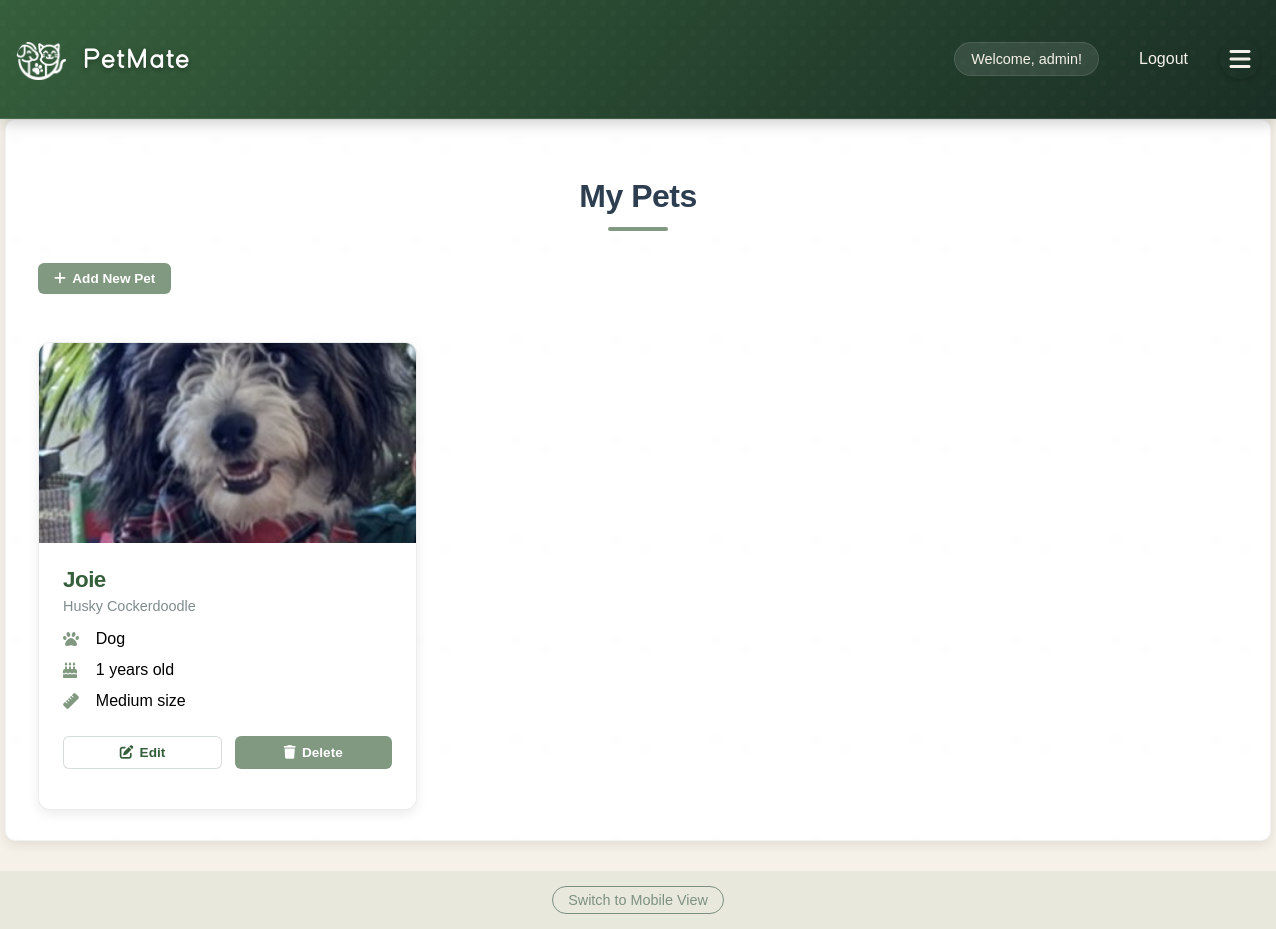
Screenshot of /pets/my_pets (signed in) with the database file from the repository.
### app/models/user.py (models this page shows, shortened)
class User(db.Model, UserMixin):
    __tablename__ = 'users'
    id = db.Column(db.Integer, primary_key=True)
    username = db.Column(db.String(80), unique=True, nullable=False)
    email = db.Column(db.String(120), unique=True, nullable=False)
    password_hash = db.Column(db.String(128))
    name = db.Column(db.String(120))  # User's full name
    created_at = db.Column(db.DateTime, default=datetime.utcnow)
    profile_picture = db.Column(db.String(255))  # Store the filename of uploaded image
    bio = db.Column(db.Text)  # User bio
    location = db.Column(db.String(200))  # User location
    is_admin = db.Column(db.Boolean, default=False)
    account_status = db.Column(db.String(20), default='active')  # active, suspended, banned
    last_login = db.Column(db.DateTime)
    account_notes = db.Column(db.Text)  # Admin notes about the user
    preferred_meetup_types = db.Column(db.String(255))  # e.g., "parks,beaches,dog runs"
    availability = db.Column(db.String(255))  # e.g., "weekends,evenings"
    pet_owner_since = db.Column(db.Integer)  # Year they became a pet owner
    pet_experience_level = db.Column(db.String(50))  # e.g., "beginner", "intermediate", "expert"
    pets = db.relationship('Pet', backref='owner', lazy=True)
    hosted_playdates = db.relationship('Playdate', foreign_keys='Playdate.host_id', lazy=True)
    attended_playdates = db.relationship('Playdate', secondary=playdate_attendees, lazy=True)
    reviews_received = db.relationship('Review',
                                     foreign_keys='Review.reviewed_user_id',
                                     back_populates='reviewed_user',
                                     lazy='joined')
    reviews_given = db.relationship('Review',
                                  foreign_keys='Review.reviewer_id',
                                  back_populates='reviewer',
                                  lazy='joined')
    @property
    def is_authenticated(self):
        return True
    def get_unread_message_count(self):
        from app.models.message import Message
        return Message.query.filter_by(recipient_id=self.id, is_read=False).count()

### app/models/pet.py (models this page shows, shortened)
class Pet(db.Model):
    __tablename__ = 'pets'
    id = db.Column(db.Integer, primary_key=True)
    owner_id = db.Column(db.Integer, db.ForeignKey('users.id', ondelete='CASCADE'), nullable=False)
    name = db.Column(db.String(100), nullable=False)
    species = db.Column(db.String(50), nullable=False)
    breed = db.Column(db.String(100))
    age = db.Column(db.Integer)
    size = db.Column(db.String(20))  # Small, Medium, Large
    gender = db.Column(db.String(20))
    image_filename = db.Column(db.String(255))
    bio = db.Column(db.Text)
    created_at = db.Column(db.DateTime, default=datetime.utcnow)
    updated_at = db.Column(db.DateTime, default=datetime.utcnow, onupdate=datetime.utcnow)
    energy_level = db.Column(db.String(20))  # Low, Medium, High
    friendliness = db.Column(db.String(20))  # Shy, Moderate, Outgoing
    training_level = db.Column(db.String(20))  # Basic, Intermediate, Advanced
    special_needs = db.Column(db.Text)
    preferred_playmates = db.Column(db.String(255))  # e.g., "small dogs, cats"

### app/routes/pets.py (the view)
@bp.route('/my_pets')
def my_pets():
    if 'username' not in session:
        return redirect(url_for('auth.login'))
    user = User.query.filter_by(username=session['username']).first()
    if user is None:
        return redirect(url_for('auth.login'))  # Redirect if user is not found
    pets = user.pets  # Assuming you have a relationship set up
    user_agent = request.user_agent.string
    is_mobile = any(device in user_agent for device in ['Android', 'iPhone', 'iPad', 'Mobile', 'webOS'])
    mode = request.args.get('mode', None)  # Check for manual override
    return render_template('mobile_my_pets.html' if is_mobile and mode != 'desktop' else 'my_pets.html', pets=pets)

### app/__init__.py (called while the page is built)
@login_manager.user_loader
def load_user(user_id):
    from app.models.user import User
    return User.query.get(int(user_id))

### app/templates/my_pets.html (shortened to what this page needs)
{% extends "base.html" %}
{% block content %}
<div class="container">
    <h2>My Pets</h2>
    <div class="action-bar">
        <a href="{{ url_for('pets.add_pet') }}" class="button primary">
            <i class="fas fa-plus"></i> Add New Pet
        </a>
    </div>
    {% if pets %}
        <div class="pets-grid">
            {% for pet in pets %}
                <div class="pet-card-container">
                    <div class="pet-card-image">
                        {% if pet.image_filename %}
                            <img src="{{ url_for('static', filename='pet_images/' + pet.image_filename) }}" alt="{{ pet.name }}">
                        {% else %}
                            <div class="pet-card-image-placeholder">
                                <i class="fas fa-paw"></i>
                            </div>
                        {% endif %}
                    </div>
                    <div class="pet-card-content">
                        <div class="pet-card-header">
                            <h3 class="pet-card-name">{{ pet.name }}</h3>
                            <p class="pet-card-breed">{{ pet.breed }}</p>
                        </div>
                        <div class="pet-card-details">
                            <div class="pet-detail">
                                <i class="fas fa-paw"></i>
                                <span>{{ pet.species }}</span>
                            </div>
                            {% if pet.age %}
                                <div class="pet-detail">
                                    <i class="fas fa-birthday-cake"></i>
                                    <span>{{ pet.age }} years old</span>
                                </div>
                            {% endif %}
                            {% if pet.size %}
                                <div class="pet-detail">
                                    <i class="fas fa-ruler"></i>
                                    <span>{{ pet.size }} size</span>
                                </div>
                            {% endif %}
                        </div>
                        <div class="pet-card-actions">
                            <a href="{{ url_for('pets.edit_pet', pet_id=pet.id) }}" class="button secondary">
                                <i class="fas fa-edit"></i> Edit
                            </a>
                            <a href="{{ url_for('pets.delete_pet', pet_id=pet.id) }}" class="button danger">
                                <i class="fas fa-trash"></i> Delete
                            </a>
                        </div>
                    </div>
                </div>
            {% endfor %}
        </div>
    {% endif %}
</div>
{% endblock %}

### app/templates/base.html (shortened to what this page needs)
<!DOCTYPE html>
<html>
<head>
    <link rel="stylesheet" href="{{ url_for('static', filename='style.css') }}">
    <link rel="stylesheet" href="{{ url_for('static', filename='how-it-works.css') }}">
    <link rel="stylesheet" href="{{ url_for('static', filename='feature-cards.css') }}">
    <link rel="stylesheet" href="{{ url_for('static', filename='custom-font.css') }}">
    <link rel="stylesheet" href="https://cdnjs.cloudflare.com/ajax/libs/font-awesome/6.0.0/css/all.min.css">
</head>
<body>
    <nav>
        <div class="nav-container">
            <h1>
                <a href="{{ url_for('main.index') }}" class="site-title">
                    <div class="logo">
                        <div class="logo-icon"></div>
                        <div class="logo-text">Pet<span class="highlight">Mate</span></div>
                    </div>
                </a>
            </h1>
            <div class="nav-links">
                {% if 'username' in session %}
                    <div class="user-menu">
                        <span>Welcome, {{ session['username'] }}!</span>
                        <a href="{{ url_for('auth.logout') }}">Logout</a>
                    </div>
                    <button class="menu-toggle">
                        <i class="fas fa-bars"></i>
                    </button>
                {% else %}
                    <a href="{{ url_for('auth.login') }}">Login</a>
                    <a href="{{ url_for('auth.register') }}">Register</a>
                {% endif %}
            </div>
        </div>
    </nav>
    <main>
        {% block content %}{% endblock %}
    </main>
    <footer class="view-toggle">
        <a href="#" id="view-mobile-version">Switch to Mobile View</a>
    </footer>
</body>
</html>

### static/how-it-works.css (style rules this page uses)
:root { --sage-green: #809980; --warm-brown: #966F50; --terracotta: #CD5C41; --deep-forest: #2F4858; --light-gray: #f7f9fc; }

### static/feature-cards.css (style rules this page uses)
:root { --sage-green: #809980; --warm-brown: #966F50; --terracotta: #CD5C41; --deep-forest: #355E3B; --light-gray: #f7f9fc; }

### rows the page displays
User: username "admin"
Pet: image_filename+name (picture), name "Joie", breed "Husky Cockerdoodle", species "Dog", age "1", size "Medium"
